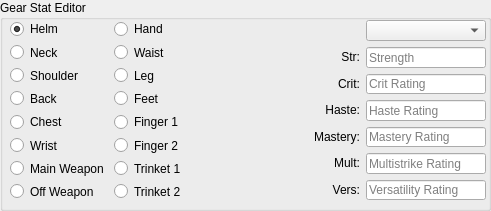
        <widget class="QGroupBox" name="groupBox_2">
         <property name="geometry">
          <rect>
           <x>10</x>
           <y>70</y>
           <width>491</width>
           <height>211</height>
          </rect>
         </property>
         <property name="title">
          <string>Gear Stat Editor</string>
         </property>
         <widget class="QWidget" name="layoutWidget">
          <property name="geometry">
           <rect>
            <x>10</x>
            <y>20</y>
            <width>476</width>
            <height>180</height>
           </rect>
          </property>
          <layout class="QHBoxLayout" name="horizontalLayout_9">
           <item>
            <layout class="QGridLayout" name="gridLayout">
             <item row="0" column="0">
              <widget class="QRadioButton" name="radioHelm">
               <property name="text">
                <string>Helm</string>
               </property>
               <property name="checked">
                <bool>true</bool>
               </property>
              </widget>
             </item>
             <item row="0" column="1">
              <widget class="QRadioButton" name="radioHand">
               <property name="text">
                <string>Hand</string>
               </property>
              </widget>
             </item>
             <item row="1" column="0">
              <widget class="QRadioButton" name="radioNeck">
               <property name="text">
                <string>Neck</string>
               </property>
              </widget>
             </item>
             <item row="1" column="1">
              <widget class="QRadioButton" name="radioWaist">
               <property name="text">
                <string>Waist</string>
               </property>
              </widget>
             </item>
             <item row="2" column="0">
              <widget class="QRadioButton" name="radioShoulder">
               <property name="text">
                <string>Shoulder</string>
               </property>
              </widget>
             </item>
             <item row="2" column="1">
              <widget class="QRadioButton" name="radioLeg">
               <property name="text">
                <string>Leg</string>
               </property>
              </widget>
             </item>
             <item row="3" column="0">
              <widget class="QRadioButton" name="radioBack">
               <property name="minimumSize">
                <size>
                 <width>90</width>
                 <height>0</height>
                </size>
               </property>
               <property name="text">
                <string>Back</string>
               </property>
              </widget>
             </item>
             <item row="3" column="1">
              <widget class="QRadioButton" name="radioFeet">
               <property name="minimumSize">
                <size>
                 <width>90</width>
                 <height>0</height>
                </size>
               </property>
               <property name="text">
                <string>Feet</string>
               </property>
              </widget>
             </item>
             <item row="4" column="0">
              <widget class="QRadioButton" name="radioChest">
               <property name="text">
                <string>Chest</string>
               </property>
              </widget>
             </item>
             <item row="4" column="1">
              <widget class="QRadioButton" name="radioFinger1">
               <property name="text">
                <string>Finger 1</string>
               </property>
              </widget>
             </item>
             <item row="5" column="0">
              <widget class="QRadioButton" name="radioWrist">
               <property name="text">
                <string>Wrist</string>
               </property>
              </widget>
             </item>
             <item row="5" column="1">
              <widget class="QRadioButton" name="radioFinger2">
               <property name="text">
                <string>Finger 2</string>
               </property>
              </widget>
             </item>
             <item row="6" column="0">
              <widget class="QRadioButton" name="radioMainhand">
               <property name="text">
                <string>Main Weapon</string>
               </property>
              </widget>
             </item>
             <item row="6" column="1">
              <widget class="QRadioButton" name="radioTrinket1">
               <property name="text">
                <string>Trinket 1</string>
               </property>
              </widget>
             </item>
             <item row="7" column="0">
              <widget class="QRadioButton" name="radioOffhand">
               <property name="text">
                <string>Off Weapon</string>
               </property>
              </widget>
             </item>
             <item row="7" column="1">
              <widget class="QRadioButton" name="radioTrinket2">
               <property name="text">
                <string>Trinket 2</string>
               </property>
              </widget>
             </item>
            </layout>
           </item>
           <item>
            <layout class="QVBoxLayout" name="verticalLayout_10">
             <item>
              <widget class="QLabel" name="lblItemName">
               <property name="minimumSize">
                <size>
                 <width>150</width>
                 <height>0</height>
                </size>
               </property>
               <property name="text">
                <string/>
               </property>
              </widget>
             </item>
             <item>
              <widget class="QLabel" name="label_16">
               <property name="text">
                <string>Str:</string>
               </property>
               <property name="alignment">
                <set>Qt::AlignRight|Qt::AlignTrailing|Qt::AlignVCenter</set>
               </property>
              </widget>
             </item>
             <item>
              <widget class="QLabel" name="label_18">
               <property name="text">
                <string>Crit:</string>
               </property>
               <property name="alignment">
                <set>Qt::AlignRight|Qt::AlignTrailing|Qt::AlignVCenter</set>
               </property>
              </widget>
             </item>
             <item>
              <widget class="QLabel" name="label_28">
               <property name="text">
                <string>Haste:</string>
               </property>
               <property name="alignment">
                <set>Qt::AlignRight|Qt::AlignTrailing|Qt::AlignVCenter</set>
               </property>
              </widget>
             </item>
             <item>
              <widget class="QLabel" name="label_29">
               <property name="text">
                <string>Mastery:</string>
               </property>
               <property name="alignment">
                <set>Qt::AlignRight|Qt::AlignTrailing|Qt::AlignVCenter</set>
               </property>
              </widget>
             </item>
             <item>
              <widget class="QLabel" name="label_30">
               <property name="text">
                <string>Mult:</string>
               </property>
               <property name="alignment">
                <set>Qt::AlignRight|Qt::AlignTrailing|Qt::AlignVCenter</set>
               </property>
              </widget>
             </item>
             <item>
              <widget class="QLabel" name="label_31">
               <property name="text">
                <string>Vers:</string>
               </property>
               <property name="alignment">
                <set>Qt::AlignRight|Qt::AlignTrailing|Qt::AlignVCenter</set>
               </property>
              </widget>
             </item>
            </layout>
           </item>
           <item>
            <layout class="QVBoxLayout" name="verticalLayout_3">
             <item>
              <widget class="QComboBox" name="comboItemType">
               <property name="minimumSize">
                <size>
                 <width>120</width>
                 <height>0</height>
                </size>
               </property>
               <property name="maximumSize">
                <size>
                 <width>120</width>
                 <height>16777215</height>
                </size>
               </property>
              </widget>
             </item>
             <item>
              <widget class="QLineEdit" name="txtItemStr">
               <property name="minimumSize">
                <size>
                 <width>120</width>
                 <height>0</height>
                </size>
               </property>
               <property name="maximumSize">
                <size>
                 <width>120</width>
                 <height>16777215</height>
                </size>
               </property>
               <property name="placeholderText">
                <string>Strength</string>
               </property>
              </widget>
             </item>
             <item>
              <widget class="QLineEdit" name="txtItemCrit">
               <property name="minimumSize">
                <size>
                 <width>120</width>
                 <height>0</height>
                </size>
               </property>
               <property name="maximumSize">
                <size>
                 <width>120</width>
                 <height>16777215</height>
                </size>
               </property>
               <property name="placeholderText">
                <string>Crit Rating</string>
               </property>
              </widget>
             </item>
             <item>
              <widget class="QLineEdit" name="txtItemHaste">
               <property name="minimumSize">
                <size>
                 <width>120</width>
                 <height>0</height>
                </size>
               </property>
               <property name="maximumSize">
                <size>
                 <width>120</width>
                 <height>16777215</height>
                </size>
               </property>
               <property name="placeholderText">
                <string>Haste Rating</string>
               </property>
              </widget>
             </item>
             <item>
              <widget class="QLineEdit" name="txtItemMastery">
               <property name="minimumSize">
                <size>
                 <width>120</width>
                 <height>0</height>
                </size>
               </property>
               <property name="maximumSize">
                <size>
                 <width>120</width>
                 <height>16777215</height>
                </size>
               </property>
               <property name="placeholderText">
                <string>Mastery Rating</string>
               </property>
              </widget>
             </item>
             <item>
              <widget class="QLineEdit" name="txtItemMult">
               <property name="minimumSize">
                <size>
                 <width>120</width>
                 <height>0</height>
                </size>
               </property>
               <property name="maximumSize">
                <size>
                 <width>120</width>
                 <height>16777215</height>
                </size>
               </property>
               <property name="placeholderText">
                <string>Multistrike Rating</string>
               </property>
              </widget>
             </item>
             <item>
              <widget class="QLineEdit" name="txtItemVers">
               <property name="minimumSize">
                <size>
                 <width>120</width>
                 <height>0</height>
                </size>
               </property>
               <property name="maximumSize">
                <size>
                 <width>120</width>
                 <height>16777215</height>
                </size>
               </property>
               <property name="placeholderText">
                <string>Versatility Rating</string>
               </property>
              </widget>
             </item>
            </layout>
           </item>
          </layout>
         </widget>
        </widget>
